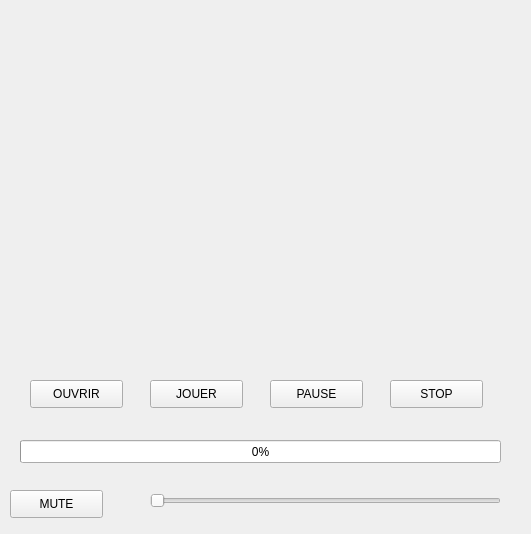
<?xml version="1.0" encoding="UTF-8"?>
<ui version="4.0">
 <class>MediaPlayer</class>
 <widget class="QWidget" name="MediaPlayer">
  <property name="geometry">
   <rect>
    <x>0</x>
    <y>0</y>
    <width>531</width>
    <height>534</height>
   </rect>
  </property>
  <property name="windowTitle">
   <string>Form</string>
  </property>
  <widget class="QPushButton" name="ouvrir">
   <property name="geometry">
    <rect>
     <x>30</x>
     <y>380</y>
     <width>93</width>
     <height>28</height>
    </rect>
   </property>
   <property name="text">
    <string>OUVRIR</string>
   </property>
  </widget>
  <widget class="QPushButton" name="jouer">
   <property name="geometry">
    <rect>
     <x>150</x>
     <y>380</y>
     <width>93</width>
     <height>28</height>
    </rect>
   </property>
   <property name="text">
    <string>JOUER</string>
   </property>
  </widget>
  <widget class="QPushButton" name="pause">
   <property name="geometry">
    <rect>
     <x>270</x>
     <y>380</y>
     <width>93</width>
     <height>28</height>
    </rect>
   </property>
   <property name="text">
    <string>PAUSE</string>
   </property>
  </widget>
  <widget class="QPushButton" name="stop">
   <property name="geometry">
    <rect>
     <x>390</x>
     <y>380</y>
     <width>93</width>
     <height>28</height>
    </rect>
   </property>
   <property name="text">
    <string>STOP</string>
   </property>
  </widget>
  <widget class="QProgressBar" name="avance">
   <property name="geometry">
    <rect>
     <x>20</x>
     <y>440</y>
     <width>481</width>
     <height>23</height>
    </rect>
   </property>
   <property name="value">
    <number>0</number>
   </property>
  </widget>
  <widget class="QSlider" name="volume">
   <property name="geometry">
    <rect>
     <x>150</x>
     <y>490</y>
     <width>351</width>
     <height>22</height>
    </rect>
   </property>
   <property name="orientation">
    <enum>Qt::Horizontal</enum>
   </property>
  </widget>
  <widget class="QPushButton" name="mute">
   <property name="geometry">
    <rect>
     <x>10</x>
     <y>490</y>
     <width>93</width>
     <height>28</height>
    </rect>
   </property>
   <property name="text">
    <string>MUTE</string>
   </property>
  </widget>
 </widget>
 <resources/>
 <connections/>
</ui>
